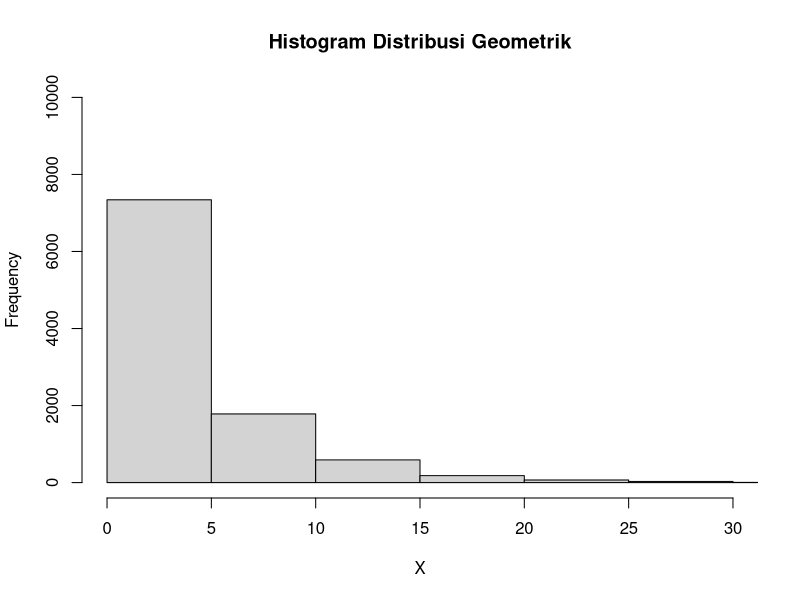

Write the R code that produced this figure.
#No 1. Penyurvei memilih acak orang sampai bertemu yang menghadiri acara sebelumnya

#No 1a. Peluang penyurvei tidak menghadiri
x = 3
prob = 0.20
dgeom(x, prob)

#No 1b. Mean dengan 10000 random
n = 10000
prob = 0.20
x = 3
mean(rgeom(n, prob) == x)

#No 1c. Perbandingan hasil a dan b
# 1a -> hasilnya akan tetap sama 
# 1b -> hasilnya berbeda-beda karena nilai yang diambil merupakan nilai acak

#No 1d. Histogram peluang x=3 gagal sebelum sukses pertama
set.seed(0)
hist(rgeom(n, prob),
  main="Histogram Distribusi Geometrik", 
  xlim = c(0, 30), xlab = "X",
  ylim = c(0, 10000)
)

#No 1e. Nilai rataan dan varian dari Distribusi Geometrik
e1 <- x/prob
e2 <- (x-prob)/(prob^2)
e1
e2